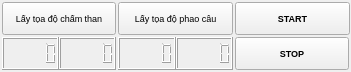
   <widget class="QWidget" name="gridLayoutWidget">
    <property name="geometry">
     <rect>
      <x>0</x>
      <y>290</y>
      <width>351</width>
      <height>72</height>
     </rect>
    </property>
    <layout class="QGridLayout" name="row3" rowstretch="0,0">
     <property name="leftMargin">
      <number>2</number>
     </property>
     <property name="topMargin">
      <number>2</number>
     </property>
     <property name="rightMargin">
      <number>2</number>
     </property>
     <property name="bottomMargin">
      <number>2</number>
     </property>
     <property name="spacing">
      <number>2</number>
     </property>
     <item row="0" column="0">
      <widget class="QPushButton" name="btnGetMarkPosition">
       <property name="sizePolicy">
        <sizepolicy hsizetype="Ignored" vsizetype="Ignored">
         <horstretch>0</horstretch>
         <verstretch>0</verstretch>
        </sizepolicy>
       </property>
       <property name="minimumSize">
        <size>
         <width>114</width>
         <height>33</height>
        </size>
       </property>
       <property name="maximumSize">
        <size>
         <width>555</width>
         <height>555</height>
        </size>
       </property>
       <property name="font">
        <font>
         <pointsize>7</pointsize>
        </font>
       </property>
       <property name="text">
        <string>Lấy tọa độ chấm than</string>
       </property>
      </widget>
     </item>
     <item row="0" column="2">
      <widget class="QPushButton" name="btnStartFishing">
       <property name="sizePolicy">
        <sizepolicy hsizetype="Ignored" vsizetype="Ignored">
         <horstretch>0</horstretch>
         <verstretch>0</verstretch>
        </sizepolicy>
       </property>
       <property name="minimumSize">
        <size>
         <width>115</width>
         <height>33</height>
        </size>
       </property>
       <property name="maximumSize">
        <size>
         <width>555</width>
         <height>555</height>
        </size>
       </property>
       <property name="font">
        <font>
         <pointsize>7</pointsize>
         <weight>75</weight>
         <bold>true</bold>
        </font>
       </property>
       <property name="text">
        <string>START</string>
       </property>
      </widget>
     </item>
     <item row="1" column="2">
      <widget class="QPushButton" name="btnStopFishing">
       <property name="sizePolicy">
        <sizepolicy hsizetype="Ignored" vsizetype="Ignored">
         <horstretch>0</horstretch>
         <verstretch>0</verstretch>
        </sizepolicy>
       </property>
       <property name="minimumSize">
        <size>
         <width>0</width>
         <height>33</height>
        </size>
       </property>
       <property name="maximumSize">
        <size>
         <width>16777215</width>
         <height>33</height>
        </size>
       </property>
       <property name="font">
        <font>
         <pointsize>7</pointsize>
         <weight>75</weight>
         <bold>true</bold>
        </font>
       </property>
       <property name="text">
        <string>STOP</string>
       </property>
      </widget>
     </item>
     <item row="0" column="1">
      <widget class="QPushButton" name="btnGetBobberPosition">
       <property name="sizePolicy">
        <sizepolicy hsizetype="Ignored" vsizetype="Ignored">
         <horstretch>0</horstretch>
         <verstretch>0</verstretch>
        </sizepolicy>
       </property>
       <property name="minimumSize">
        <size>
         <width>114</width>
         <height>33</height>
        </size>
       </property>
       <property name="maximumSize">
        <size>
         <width>555</width>
         <height>555</height>
        </size>
       </property>
       <property name="font">
        <font>
         <pointsize>7</pointsize>
         <weight>50</weight>
         <bold>false</bold>
        </font>
       </property>
       <property name="text">
        <string>Lấy tọa độ phao câu</string>
       </property>
      </widget>
     </item>
     <item row="1" column="1">
      <layout class="QHBoxLayout" name="col3_2">
       <property name="spacing">
        <number>0</number>
       </property>
       <item>
        <widget class="QLCDNumber" name="lcdRodX">
         <property name="sizePolicy">
          <sizepolicy hsizetype="Ignored" vsizetype="Ignored">
           <horstretch>0</horstretch>
           <verstretch>0</verstretch>
          </sizepolicy>
         </property>
         <property name="font">
          <font>
           <pointsize>7</pointsize>
          </font>
         </property>
        </widget>
       </item>
       <item>
        <widget class="QLCDNumber" name="lcdRodY">
         <property name="sizePolicy">
          <sizepolicy hsizetype="Ignored" vsizetype="Ignored">
           <horstretch>0</horstretch>
           <verstretch>0</verstretch>
          </sizepolicy>
         </property>
         <property name="font">
          <font>
           <pointsize>7</pointsize>
          </font>
         </property>
        </widget>
       </item>
      </layout>
     </item>
     <item row="1" column="0">
      <layout class="QHBoxLayout" name="col3_1">
       <property name="spacing">
        <number>0</number>
       </property>
       <property name="leftMargin">
        <number>0</number>
       </property>
       <property name="topMargin">
        <number>0</number>
       </property>
       <property name="rightMargin">
        <number>0</number>
       </property>
       <property name="bottomMargin">
        <number>0</number>
       </property>
       <item>
        <widget class="QLCDNumber" name="lcdMarkX">
         <property name="sizePolicy">
          <sizepolicy hsizetype="Ignored" vsizetype="Ignored">
           <horstretch>0</horstretch>
           <verstretch>0</verstretch>
          </sizepolicy>
         </property>
         <property name="font">
          <font>
           <pointsize>7</pointsize>
          </font>
         </property>
        </widget>
       </item>
       <item>
        <widget class="QLCDNumber" name="lcdMarkY">
         <property name="sizePolicy">
          <sizepolicy hsizetype="Ignored" vsizetype="Ignored">
           <horstretch>0</horstretch>
           <verstretch>0</verstretch>
          </sizepolicy>
         </property>
         <property name="font">
          <font>
           <pointsize>7</pointsize>
           <weight>50</weight>
           <bold>false</bold>
          </font>
         </property>
        </widget>
       </item>
      </layout>
     </item>
    </layout>
   </widget>
